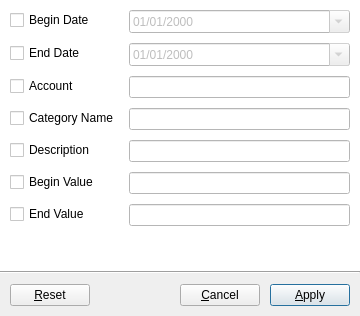
<?xml version="1.0" encoding="UTF-8"?>
<ui version="4.0">
 <class>FilterIncomeTransactions</class>
 <widget class="QDialog" name="FilterIncomeTransactions">
  <property name="geometry">
   <rect>
    <x>0</x>
    <y>0</y>
    <width>360</width>
    <height>316</height>
   </rect>
  </property>
  <property name="minimumSize">
   <size>
    <width>360</width>
    <height>0</height>
   </size>
  </property>
  <property name="windowTitle">
   <string>Filter Income Transactions</string>
  </property>
  <layout class="QVBoxLayout" name="verticalLayout">
   <property name="spacing">
    <number>0</number>
   </property>
   <property name="leftMargin">
    <number>0</number>
   </property>
   <property name="topMargin">
    <number>0</number>
   </property>
   <property name="rightMargin">
    <number>0</number>
   </property>
   <property name="bottomMargin">
    <number>0</number>
   </property>
   <item>
    <widget class="QWidget" name="widget" native="true">
     <property name="sizePolicy">
      <sizepolicy hsizetype="Preferred" vsizetype="Expanding">
       <horstretch>0</horstretch>
       <verstretch>0</verstretch>
      </sizepolicy>
     </property>
     <property name="palette">
      <palette>
       <active>
        <colorrole role="Base">
         <brush brushstyle="SolidPattern">
          <color alpha="255">
           <red>255</red>
           <green>255</green>
           <blue>255</blue>
          </color>
         </brush>
        </colorrole>
        <colorrole role="Window">
         <brush brushstyle="SolidPattern">
          <color alpha="255">
           <red>255</red>
           <green>255</green>
           <blue>255</blue>
          </color>
         </brush>
        </colorrole>
       </active>
       <inactive>
        <colorrole role="Base">
         <brush brushstyle="SolidPattern">
          <color alpha="255">
           <red>255</red>
           <green>255</green>
           <blue>255</blue>
          </color>
         </brush>
        </colorrole>
        <colorrole role="Window">
         <brush brushstyle="SolidPattern">
          <color alpha="255">
           <red>255</red>
           <green>255</green>
           <blue>255</blue>
          </color>
         </brush>
        </colorrole>
       </inactive>
       <disabled>
        <colorrole role="Base">
         <brush brushstyle="SolidPattern">
          <color alpha="255">
           <red>255</red>
           <green>255</green>
           <blue>255</blue>
          </color>
         </brush>
        </colorrole>
        <colorrole role="Window">
         <brush brushstyle="SolidPattern">
          <color alpha="255">
           <red>255</red>
           <green>255</green>
           <blue>255</blue>
          </color>
         </brush>
        </colorrole>
       </disabled>
      </palette>
     </property>
     <property name="autoFillBackground">
      <bool>true</bool>
     </property>
     <layout class="QFormLayout" name="formLayout">
      <property name="horizontalSpacing">
       <number>10</number>
      </property>
      <property name="verticalSpacing">
       <number>10</number>
      </property>
      <property name="leftMargin">
       <number>10</number>
      </property>
      <property name="topMargin">
       <number>10</number>
      </property>
      <property name="rightMargin">
       <number>10</number>
      </property>
      <property name="bottomMargin">
       <number>10</number>
      </property>
      <item row="0" column="0">
       <widget class="QCheckBox" name="chkBeginDate">
        <property name="text">
         <string>Begin Date</string>
        </property>
       </widget>
      </item>
      <item row="0" column="1">
       <widget class="QDateEdit" name="txtBeginDate">
        <property name="enabled">
         <bool>false</bool>
        </property>
        <property name="displayFormat">
         <string>dd/MM/yyyy</string>
        </property>
        <property name="calendarPopup">
         <bool>true</bool>
        </property>
       </widget>
      </item>
      <item row="1" column="0">
       <widget class="QCheckBox" name="chkEndDate">
        <property name="text">
         <string>End Date</string>
        </property>
       </widget>
      </item>
      <item row="1" column="1">
       <widget class="QDateEdit" name="txtEndDate">
        <property name="enabled">
         <bool>false</bool>
        </property>
        <property name="displayFormat">
         <string>dd/MM/yyyy</string>
        </property>
        <property name="calendarPopup">
         <bool>true</bool>
        </property>
       </widget>
      </item>
      <item row="2" column="0">
       <widget class="QCheckBox" name="chkAccount">
        <property name="text">
         <string>Account</string>
        </property>
       </widget>
      </item>
      <item row="2" column="1">
       <widget class="QLineEdit" name="txtAccount">
        <property name="enabled">
         <bool>false</bool>
        </property>
       </widget>
      </item>
      <item row="3" column="0">
       <widget class="QCheckBox" name="chkCategory">
        <property name="text">
         <string>Category Name</string>
        </property>
       </widget>
      </item>
      <item row="3" column="1">
       <widget class="QLineEdit" name="txtCategory">
        <property name="enabled">
         <bool>false</bool>
        </property>
       </widget>
      </item>
      <item row="4" column="0">
       <widget class="QCheckBox" name="chkDescripton">
        <property name="text">
         <string>Description</string>
        </property>
       </widget>
      </item>
      <item row="4" column="1">
       <widget class="QLineEdit" name="txtDescription">
        <property name="enabled">
         <bool>false</bool>
        </property>
       </widget>
      </item>
      <item row="5" column="0">
       <widget class="QCheckBox" name="chkBeginValue">
        <property name="text">
         <string>Begin Value</string>
        </property>
       </widget>
      </item>
      <item row="5" column="1">
       <widget class="QLineEdit" name="txtBeginValue">
        <property name="enabled">
         <bool>false</bool>
        </property>
       </widget>
      </item>
      <item row="6" column="0">
       <widget class="QCheckBox" name="chkEndValue">
        <property name="text">
         <string>End Value</string>
        </property>
       </widget>
      </item>
      <item row="6" column="1">
       <widget class="QLineEdit" name="txtEndValue">
        <property name="enabled">
         <bool>false</bool>
        </property>
       </widget>
      </item>
     </layout>
    </widget>
   </item>
   <item>
    <widget class="Line" name="line">
     <property name="orientation">
      <enum>Qt::Horizontal</enum>
     </property>
    </widget>
   </item>
   <item>
    <layout class="QHBoxLayout" name="horizontalLayout">
     <property name="spacing">
      <number>10</number>
     </property>
     <property name="leftMargin">
      <number>10</number>
     </property>
     <property name="topMargin">
      <number>10</number>
     </property>
     <property name="rightMargin">
      <number>10</number>
     </property>
     <property name="bottomMargin">
      <number>10</number>
     </property>
     <item>
      <widget class="QPushButton" name="btnReset">
       <property name="text">
        <string>&amp;Reset</string>
       </property>
      </widget>
     </item>
     <item>
      <spacer name="horizontalSpacer">
       <property name="orientation">
        <enum>Qt::Horizontal</enum>
       </property>
       <property name="sizeHint" stdset="0">
        <size>
         <width>40</width>
         <height>20</height>
        </size>
       </property>
      </spacer>
     </item>
     <item>
      <widget class="QPushButton" name="btnCancel">
       <property name="text">
        <string>&amp;Cancel</string>
       </property>
       <property name="icon">
        <iconset theme="gtk-cancel">
         <normaloff>.</normaloff>.</iconset>
       </property>
      </widget>
     </item>
     <item>
      <widget class="QPushButton" name="btnApply">
       <property name="text">
        <string>&amp;Apply</string>
       </property>
       <property name="icon">
        <iconset theme="gtk-apply">
         <normaloff>.</normaloff>.</iconset>
       </property>
       <property name="default">
        <bool>true</bool>
       </property>
      </widget>
     </item>
    </layout>
   </item>
  </layout>
 </widget>
 <tabstops>
  <tabstop>chkBeginDate</tabstop>
  <tabstop>txtBeginDate</tabstop>
  <tabstop>chkEndDate</tabstop>
  <tabstop>txtEndDate</tabstop>
  <tabstop>chkAccount</tabstop>
  <tabstop>txtAccount</tabstop>
  <tabstop>chkCategory</tabstop>
  <tabstop>txtCategory</tabstop>
  <tabstop>chkDescripton</tabstop>
  <tabstop>txtDescription</tabstop>
  <tabstop>chkBeginValue</tabstop>
  <tabstop>txtBeginValue</tabstop>
  <tabstop>chkEndValue</tabstop>
  <tabstop>txtEndValue</tabstop>
  <tabstop>btnReset</tabstop>
  <tabstop>btnCancel</tabstop>
  <tabstop>btnApply</tabstop>
 </tabstops>
 <resources/>
 <connections>
  <connection>
   <sender>chkBeginDate</sender>
   <signal>toggled(bool)</signal>
   <receiver>txtBeginDate</receiver>
   <slot>setEnabled(bool)</slot>
   <hints>
    <hint type="sourcelabel">
     <x>75</x>
     <y>19</y>
    </hint>
    <hint type="destinationlabel">
     <x>140</x>
     <y>21</y>
    </hint>
   </hints>
  </connection>
  <connection>
   <sender>chkEndDate</sender>
   <signal>toggled(bool)</signal>
   <receiver>txtEndDate</receiver>
   <slot>setEnabled(bool)</slot>
   <hints>
    <hint type="sourcelabel">
     <x>74</x>
     <y>57</y>
    </hint>
    <hint type="destinationlabel">
     <x>145</x>
     <y>53</y>
    </hint>
   </hints>
  </connection>
  <connection>
   <sender>chkAccount</sender>
   <signal>toggled(bool)</signal>
   <receiver>txtAccount</receiver>
   <slot>setEnabled(bool)</slot>
   <hints>
    <hint type="sourcelabel">
     <x>80</x>
     <y>92</y>
    </hint>
    <hint type="destinationlabel">
     <x>147</x>
     <y>94</y>
    </hint>
   </hints>
  </connection>
  <connection>
   <sender>chkCategory</sender>
   <signal>toggled(bool)</signal>
   <receiver>txtCategory</receiver>
   <slot>setEnabled(bool)</slot>
   <hints>
    <hint type="sourcelabel">
     <x>112</x>
     <y>126</y>
    </hint>
    <hint type="destinationlabel">
     <x>147</x>
     <y>124</y>
    </hint>
   </hints>
  </connection>
  <connection>
   <sender>chkDescripton</sender>
   <signal>toggled(bool)</signal>
   <receiver>txtDescription</receiver>
   <slot>setEnabled(bool)</slot>
   <hints>
    <hint type="sourcelabel">
     <x>87</x>
     <y>161</y>
    </hint>
    <hint type="destinationlabel">
     <x>136</x>
     <y>158</y>
    </hint>
   </hints>
  </connection>
  <connection>
   <sender>chkBeginValue</sender>
   <signal>toggled(bool)</signal>
   <receiver>txtBeginValue</receiver>
   <slot>setEnabled(bool)</slot>
   <hints>
    <hint type="sourcelabel">
     <x>92</x>
     <y>198</y>
    </hint>
    <hint type="destinationlabel">
     <x>140</x>
     <y>201</y>
    </hint>
   </hints>
  </connection>
  <connection>
   <sender>chkEndValue</sender>
   <signal>toggled(bool)</signal>
   <receiver>txtEndValue</receiver>
   <slot>setEnabled(bool)</slot>
   <hints>
    <hint type="sourcelabel">
     <x>80</x>
     <y>232</y>
    </hint>
    <hint type="destinationlabel">
     <x>140</x>
     <y>236</y>
    </hint>
   </hints>
  </connection>
  <connection>
   <sender>btnCancel</sender>
   <signal>clicked()</signal>
   <receiver>FilterIncomeTransactions</receiver>
   <slot>reject()</slot>
   <hints>
    <hint type="sourcelabel">
     <x>212</x>
     <y>291</y>
    </hint>
    <hint type="destinationlabel">
     <x>179</x>
     <y>157</y>
    </hint>
   </hints>
  </connection>
  <connection>
   <sender>btnApply</sender>
   <signal>clicked()</signal>
   <receiver>FilterIncomeTransactions</receiver>
   <slot>accept()</slot>
   <hints>
    <hint type="sourcelabel">
     <x>307</x>
     <y>291</y>
    </hint>
    <hint type="destinationlabel">
     <x>179</x>
     <y>157</y>
    </hint>
   </hints>
  </connection>
 </connections>
</ui>
